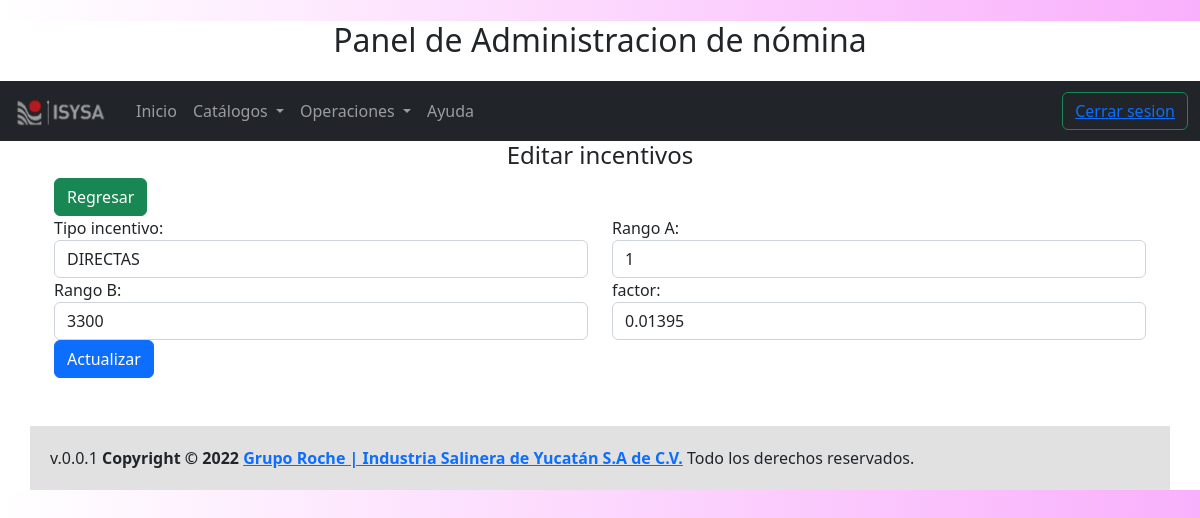
The app's page /admin-incentivo-S_mt_e_dir/actualizar?id=1 (signed in) with its own data.
### tables this page shows
CREATE TABLE IF NOT EXISTS `s_mt_e_dir` (
  `id` int(11) NOT NULL AUTO_INCREMENT,
  `produc20_incen_id` int(1) NOT NULL,
  `rangoA` int(11) DEFAULT NULL,
  `rangoB` int(11) DEFAULT NULL,
  `factor` decimal(8,5) DEFAULT NULL,
  PRIMARY KEY (`id`),
  KEY `produc20_incen_id_idx` (`produc20_incen_id`)
);

CREATE TABLE IF NOT EXISTS `produc_incen` (
  `id` int(1) NOT NULL AUTO_INCREMENT,
  `nombreP` char(10) NOT NULL,
  PRIMARY KEY (`id`)
);

### views/admin/incentivo/S_mt_e_dir/formulario.php (the view, shortened to what the rows shown need)
<div class="row">
    <div class="form-group col">
        <label  for="produc20_incen_id">Tipo incentivo:</label>
        <select name="produc20_incen_id" id="produc20_incen_id" class="form-control">
            <?php foreach($produc_incen as $produc_incen) { ?>
                <option <?php echo $S_mt_e_dir->produc20_incen_id === $produc_incen->id ? 'selected' : '' ?> value="<?php echo s($produc_incen->id); ?>"><?php echo s($produc_incen->nombreP) ; ?>
            <?php  } ?>
        </select>
    </div>
    <div class="form-group col">
         <label  for="rangoA">Rango A:</label>
         <input type="number" class="form-control" id='rangoA' name="rangoA" placeholder="" value="<?php echo $S_mt_e_dir->rangoA;?>"/>
    </div>
</div>
<div class="row">
    <div class="form-group col">
        <label  for="rangoB">Rango B:</label>
        <input type="number" class="form-control" id='rangoB' name="rangoB" placeholder="" value="<?php echo $S_mt_e_dir->rangoB;?>"/>
    </div>
    <div class="form-group col">
        <label  for="factor">factor:</label>
        <input type="number" step="any" class="form-control" id='factor' name="factor" placeholder="" value="<?php echo $S_mt_e_dir->factor;?>"/>
    </div>
</div>

### records on screen
s_mt_e_dir: produc20_incen_id "DIRECTAS", rangoA "1", rangoB "3300", factor "0.01395"
